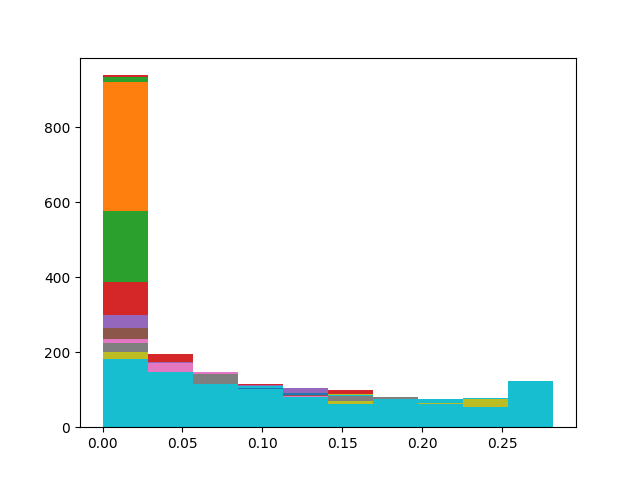

Write Python code to recreate this figure.
from evaluator import eval, Env, standard_env, Procedure

import torch as tc
from pyrsistent import pmap, pset
import random
import matplotlib.pyplot as plt
from tqdm import tqdm
import math
from utils import resample_using_importance_weights, check_addresses
from lmh_book import trace_update
from copy import deepcopy


def get_PSMC_samples(ast:dict, num_samples:int, num_preconds:int,  run_name='start', wandb_name=None, verbose=False):
    '''
    Generate a set of samples via Sequential Monte Carlo from a HOPPL program
    '''
    particles = []
    weights = []
    logZs = []
    n_particles = num_samples
    Ds = []
    num_observe = 0
    
    total_num_sample_visited = 0
    total_num_sample_rej = 0

    for i in range(n_particles):
        sigma =  pmap({'values': '', 'logW':tc.tensor(0.), 'type': None, 'address': "start", 'num_sample_state': tc.tensor(0.0)})
        particle = eval(ast, sigma, standard_env(), verbose)("start", lambda x:x)
        logW = tc.tensor(0.)

        particles.append(particle)
        weights.append(logW)
        Ds.append(pmap({}))
    
    done = False

    while type(particles[0]) == tuple:
        for i in range(num_samples):
            result = precond(particles[i], Ds[i], num_preconds)
            if type(result) == tuple:
                particles[i], weights[i], num_sample_visited, num_sample_rej = result
                total_num_sample_visited += num_sample_visited
                total_num_sample_rej += num_sample_rej
            else:
                # print(total_num_sample_visited)
                # print(total_num_sample_rej)
                return result

        num_observe += 1

        if num_observe ==1:
            plt.hist(tc.exp(tc.tensor(weights)))
            plt.savefig('psmc.png')
        particles = resample_using_importance_weights(particles, weights)
        for i in range(num_samples):
            particles[i][0].sig = particles[i][0].sig.set('logW', tc.tensor(0.0))
            cont, args, sig = particles[i]
            particles[i] = cont(*args)

    print(total_num_sample_visited)
    print(total_num_sample_rej)
    
    return particles, None

            
def precond(particle, D, num_preconds):
    
    ### Run it once ###
    px_old, py_old, k_old, D, names, num_sample_states_old, num_sample_first_visited = psmc_trace_update(particle, D)


    ### If no sample statement ###
    if len(names) == 0:
        return k_old, px_old + py_old, num_sample_first_visited,  0

    num_sample_rej = 0


    for _ in range(int(num_preconds)):


        ### Randomly select a sample statement
        rd_idx = random.choice(range(0, len(names))) # position of the randomly selected sample point
        target = names[rd_idx]
        

        ### Look up
        dist_mid, l_mid, [x_mid], k_mid, px_mid, py_mid, num_sample_states_mid = D[target]

        ### Resample sample states
        x_mid_new = dist_mid.sample()
        l_mid_new = dist_mid.log_prob(x_mid_new)

        ### Create new trace
        # k_mid_new = deepcopy((k_mid[0], [x_mid_new], k_mid[2]))
        k_mid_new = (k_mid[0], [x_mid_new], k_mid[2])
        D_mid_new = D.set(target, [dist_mid, l_mid_new, [x_mid_new], k_mid_new, px_mid, py_mid, num_sample_states_mid])


        ### Rerun ###
        px_new, py_new, k_new, D_new, _, num_sample_states_new, num_sample_visited = psmc_trace_update(k_mid_new, D_mid_new, px_mid, py_mid)
        
        num_sample_rej = num_sample_rej + num_sample_visited

        ### Rejection step

        rejection_top = (px_new+py_new) + l_mid + tc.log(num_sample_states_new)
        rejection_btm = (px_old+py_old) + l_mid_new + tc.log(num_sample_states_old)
        rejection = tc.exp(rejection_top - rejection_btm)

        if tc.rand(1) < rejection:
            k_old = k_new
            px_old = px_new
            py_old = py_new
            D = D_new
            num_sample_states_old = num_sample_states_new
        else:
            pass

    return k_old, py_old, num_sample_first_visited, num_sample_visited



def psmc_trace_update(k, D, px = None, py = None):
    
    ### Initialize px and py if first run
    if px == None or py == None: px = tc.tensor(0.0); py = tc.tensor(0.0)

    ### Sample names and number of sample states
    names = []
    num_sample_states = tc.tensor(0.0)
    num_sample_visited = 0

    ### Run particle:

    while isinstance(k, tuple):

        cont, args, sigma = k

        if sigma['type'] == "sample":

            ### Extract info from run
            x = args
            name = sigma['address']
            dist = sigma['dist']
            num_sample_states = sigma['num_sample_state']
            

            ### Store to D. Note px is before seeing this sample
            l = dist.log_prob(*x)
            D = D.update({name: [dist, l, x, k, px, py, num_sample_states]})

            ### Compute px, append to name
            px = px + l
            names.append(name)
            num_sample_visited += 1

            ### Run program forward
            k = cont(*args)


        elif sigma['type'] == "observe":
            
            ### Extract info from run
            y = args
            dist = sigma['dist']

            ### Calculate py
            l = dist.log_prob(*y)
            py = py + l

            ### Run pass this observe
            # k = cont(*args)

            return px, py, k, D, names, num_sample_states, num_sample_visited

    return k






